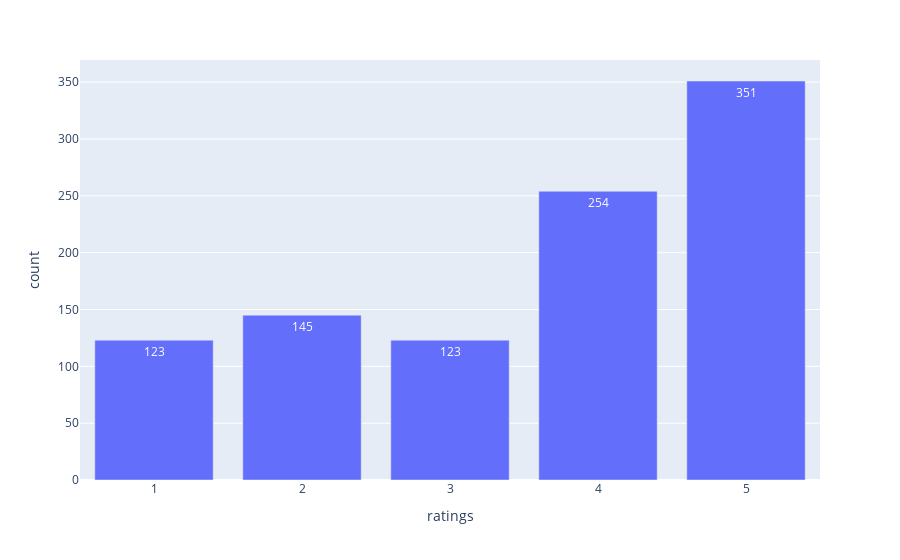

Notebook cell for this chart:
### Code cell
ratings = df['Ratings'].value_counts().reset_index()
ratings.columns = ['ratings', 'count']

fig = px.bar(ratings, 
             x = 'ratings', 
             y = 'count', 
             text = 'count'
             )
fig.show()

### Figure 1 — Plotly figure (JSON) as saved in the notebook; plotly's stock layout.template omitted (floating-point values rounded to 4 significant figures)
{"data": [{"alignmentgroup": "True", "hovertemplate": "ratings=%{x}<br>count=%{text}<extra></extra>", "legendgroup": "", "marker": {"color": "#636efa", "pattern": {"shape": ""}}, "name": "", "offsetgroup": "", "orientation": "v", "showlegend": false, "text": [351, 254, 145, 123, 123], "textposition": "auto", "type": "bar", "x": [5, 4, 2, 3, 1], "xaxis": "x", "y": [351, 254, 145, 123, 123], "yaxis": "y"}], "layout": {"barmode": "relative", "legend": {"tracegroupgap": 0}, "margin": {"t": 60}, "xaxis": {"anchor": "y", "domain": [0, 1], "title": {"text": "ratings"}}, "yaxis": {"anchor": "x", "domain": [0, 1], "title": {"text": "count"}}}}
